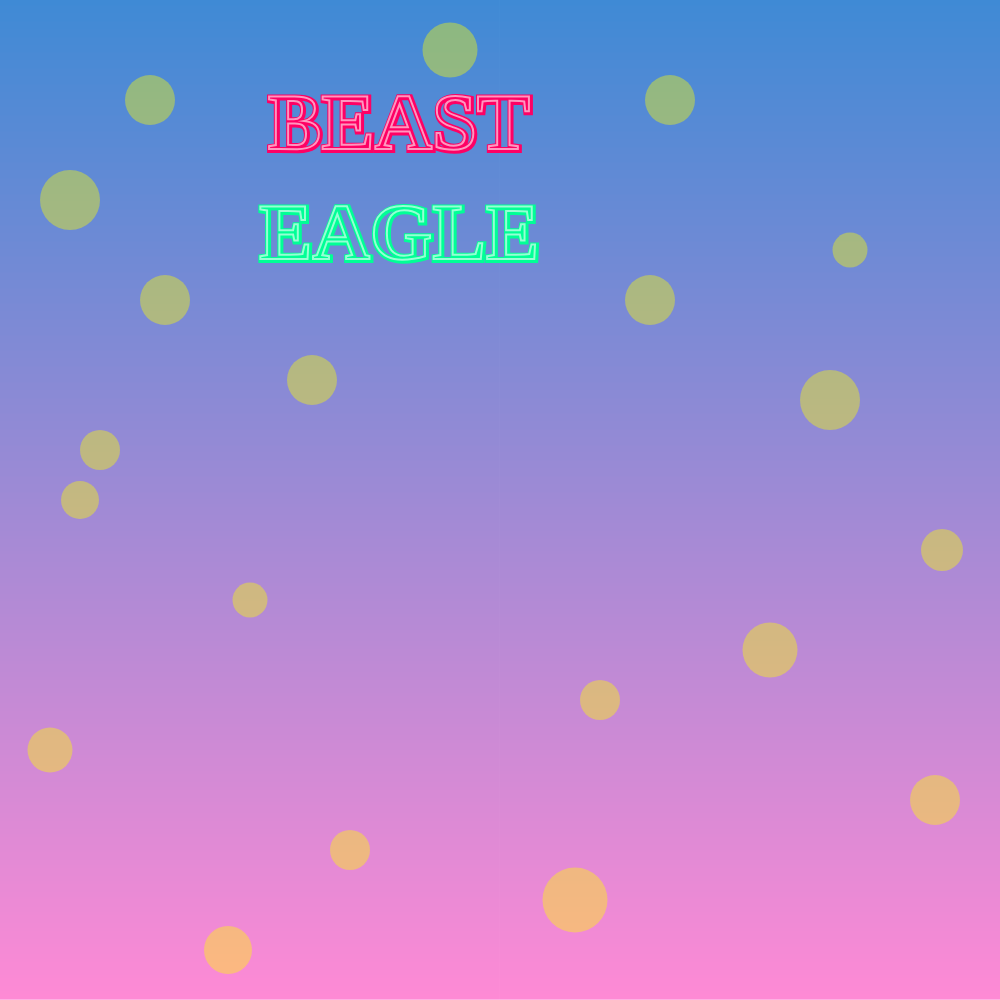
Frame 1 (no input)
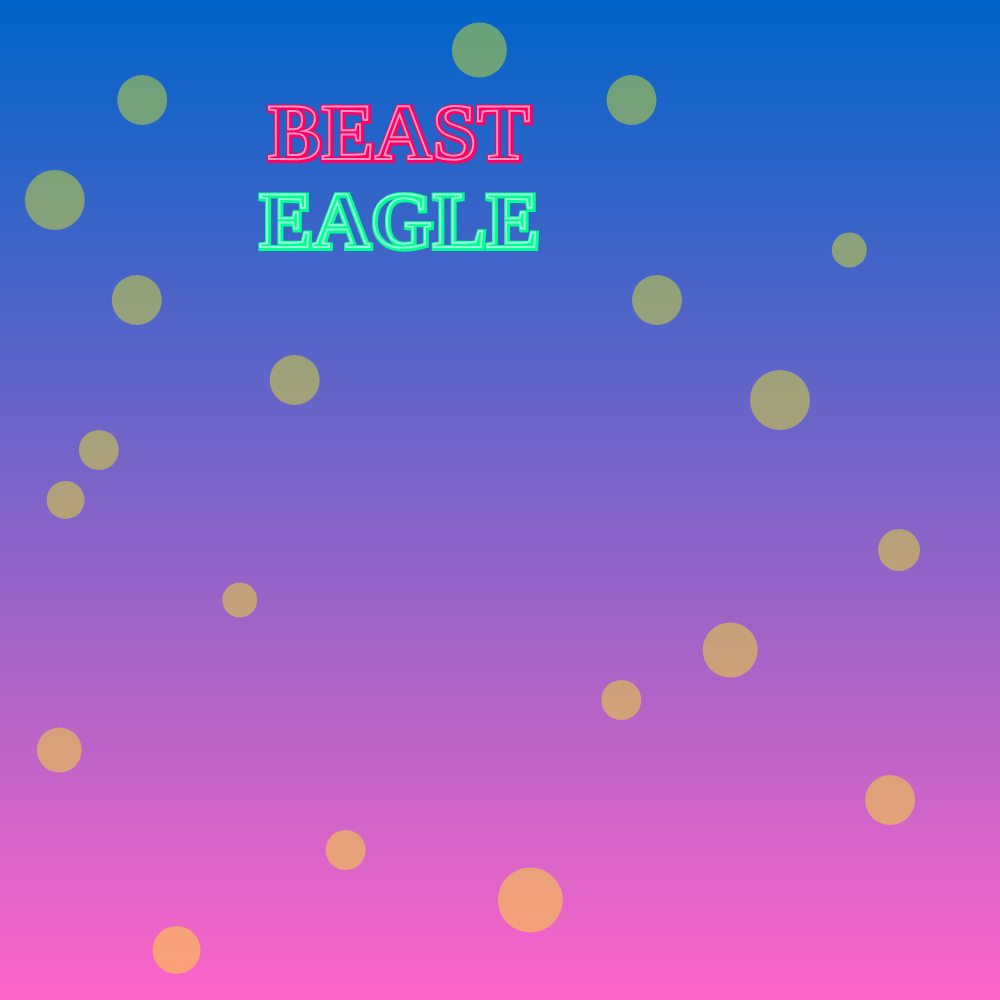
Frame 60 (no input)
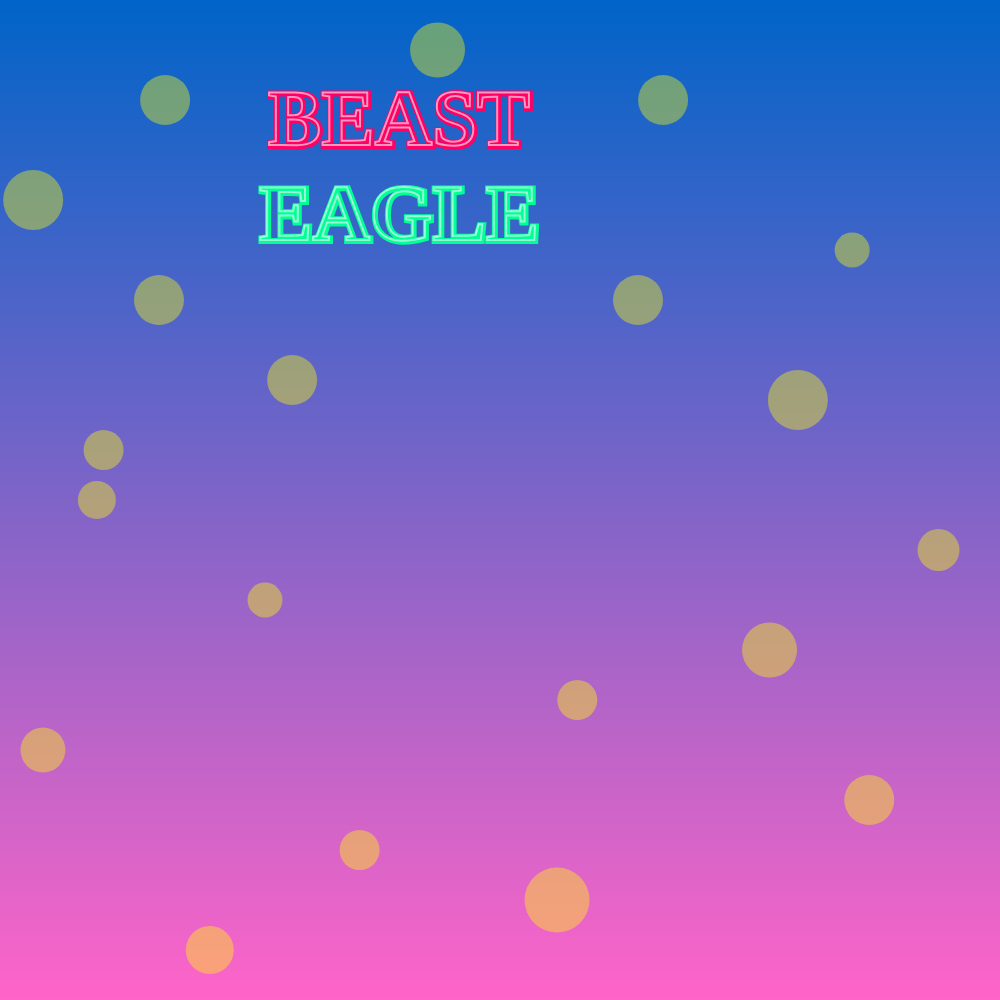
Frame 120 (the mouse pressed at the canvas centre since frame 60)

The p5.js sketch that drew these frames (run headless with seeded random() and noise() and a simulated clock; from frame 60 on, the mouse is pressed at the canvas centre):

// p5.js sketch
// ── sketch.js
let time = 0;

function setup() {
  createCanvas(1000, 1000);
  textFont('Georgia');
  textStyle(BOLD);
}

function draw() {
  for (let y = 0; y < height; y++) {
    let color1 = map(y, 0, height, 0, 255);
    stroke(color1, 100, 200);
    line(0, y, width, y);
  }
  
  textSize(80);
  textAlign(CENTER);
  
  let bounce1 = sin(time) * 10;
  let bounce2 = cos(time) * 10;
  
  drawCustomLetter("BEAST", width/2.5, 150 + bounce1, color(255, 0, 100));
  drawCustomLetter("EAGLE", width/2.5, 250 + bounce2, color(0, 255, 150));
  
  fill(255, 255, 0, 100);
  noStroke();
  circle(150 + sin(time * 2) * 20, 100, 50);
  circle(650 + cos(time * 2) * 20, 100, 50);
  circle(150 + cos(time * 1.5) * 15, 300, 50);
  circle(650 + sin(time * 1.5) * 15, 300, 50);
  
  circle(100 + sin(time * 1.8) * 25, 450, 40);
  circle(800 + cos(time * 1.3) * 30, 400, 60);
  circle(250 + sin(time * 2.2) * 15, 600, 35);
  circle(750 + cos(time * 1.7) * 20, 650, 55);
  
  circle(50 + sin(time * 1.1) * 10, 750, 45);
  circle(900 + cos(time * 2.5) * 35, 800, 50);
  circle(350 + sin(time * 1.9) * 20, 850, 40);
  circle(550 + cos(time * 1.4) * 25, 900, 65);
  
  circle(80 + sin(time * 2.3) * 18, 500, 38);
  circle(920 + cos(time * 1.6) * 22, 550, 42);
  circle(450 + sin(time) * 30, 50, 55);
  circle(200 + cos(time * 2.1) * 28, 950, 48);
  
  circle(850 + sin(time * 1.8) * 15, 250, 35);
  circle(50 + cos(time * 2.8) * 20, 200, 60);
  circle(600 + sin(time * 1.2) * 25, 700, 40);
  circle(300 + cos(time * 2.4) * 12, 380, 50);
  
  time += 0.03;
}

function drawCustomLetter(word, x, y, outlineColor) {
  fill(0, 0, 0, 0);
  stroke(outlineColor);
  strokeWeight(6);
  text(word, x, y);
  
  stroke(255, 255, 255, 150);
  strokeWeight(2);
  text(word, x-1, y-1);
}
